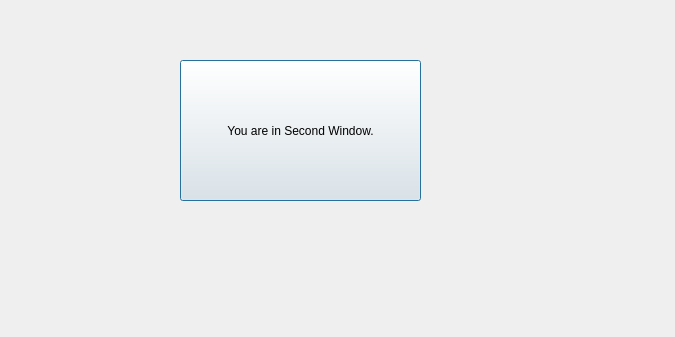
<?xml version="1.0" encoding="UTF-8"?>
<ui version="4.0">
 <class>SecDialog</class>
 <widget class="QDialog" name="SecDialog">
  <property name="geometry">
   <rect>
    <x>0</x>
    <y>0</y>
    <width>675</width>
    <height>337</height>
   </rect>
  </property>
  <property name="windowTitle">
   <string>Dialog</string>
  </property>
  <widget class="QPushButton" name="pushButton">
   <property name="geometry">
    <rect>
     <x>180</x>
     <y>60</y>
     <width>241</width>
     <height>141</height>
    </rect>
   </property>
   <property name="text">
    <string>You are in Second Window.</string>
   </property>
  </widget>
 </widget>
 <resources/>
 <connections/>
</ui>
